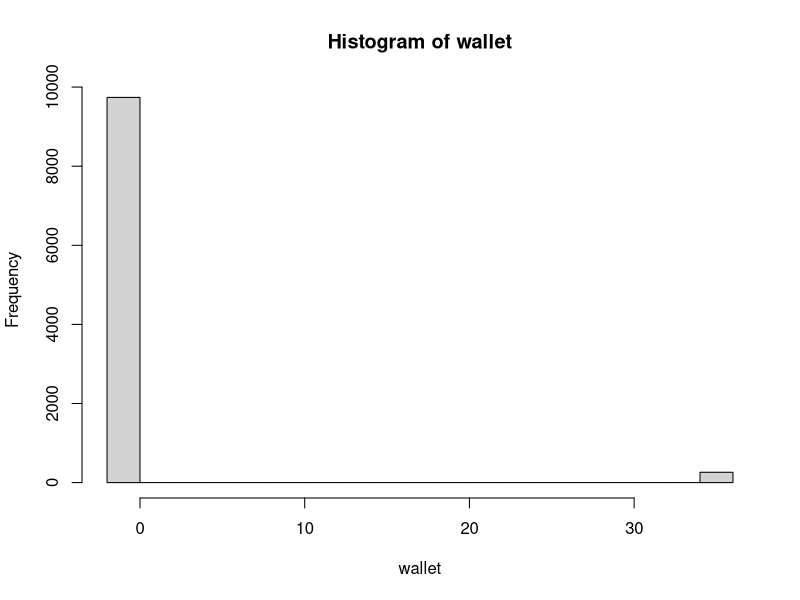
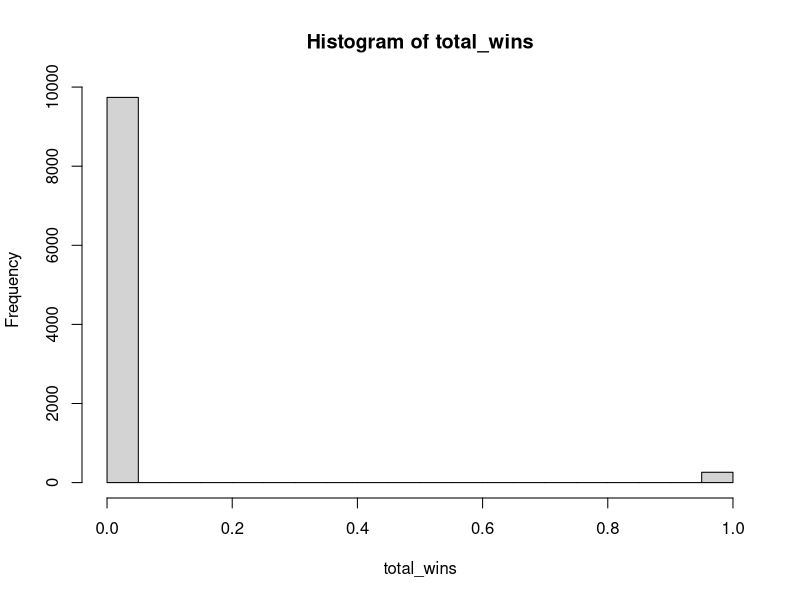

Here is the R script that generated these plots, in order:
wallet = rep(0, 10000)
total_wins = rep(0, 10000)

for (i in 1:10000){
  wallet[i] = wallet[i] - 1
  if (sample(0:36, 1)== 1){
    wallet[i] = wallet[i] + 36
    total_wins[i] = total_wins[i] + 1
  }
}

mean(wallet)
mean(total_wins)

var(wallet)
var(total_wins)

hist(wallet)
hist(total_wins)
